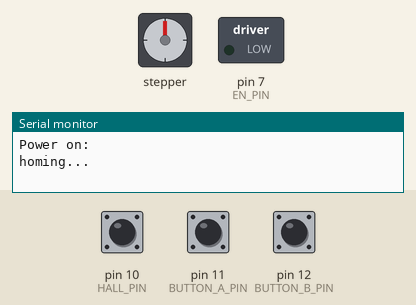
Bench run of a sketch on a simulated Arduino Uno, built with avr-gcc and run on an emulated ATmega328P. Shown: stepper motor, switched loads named in the sketch (green lamp = pin HIGH), the last lines printed to the serial monitor. The test bench sets the inputs (shaded band); at power-on: pin 10 (HALL_PIN) HIGH, pin 11 (BUTTON_A_PIN) LOW, pin 12 (BUTTON_B_PIN) LOW. Stepper angles assume 1600 steps per turn.

Above: at 0.1 s.
0.9 s: pin 10 (HALL_PIN) pulled LOW for 0.15 s
2.5 s: pin 11 (BUTTON_A_PIN) pulled HIGH for 0.15 s
At 4.1 s:
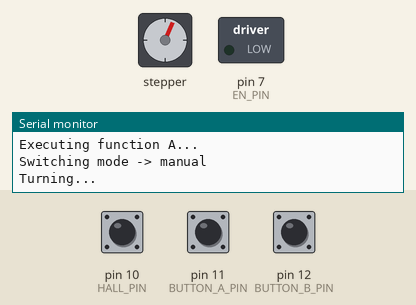
5.6 s: pin 12 (BUTTON_B_PIN) pulled HIGH for 3.2 s
At 10.0 s:
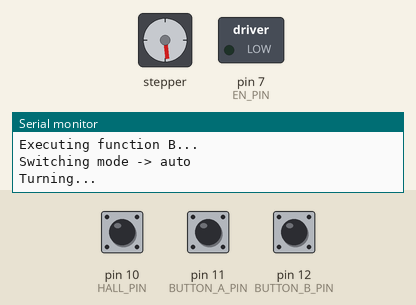
10.3 s: pin 10 (HALL_PIN) driven LOW and pin 12 (BUTTON_B_PIN) driven HIGH
13.3 s: pin 11 (BUTTON_A_PIN) pulled HIGH for 1 s
16.3 s: pin 12 (BUTTON_B_PIN) driven LOW
At 20.09 s:
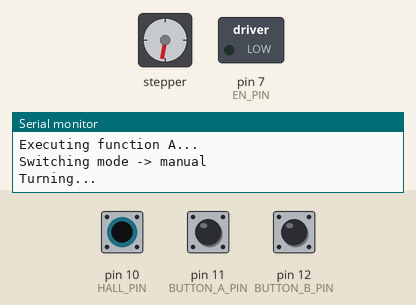
Timing chart, 0 to 20.3 s (numbered marks = the images above; inputs shaded):
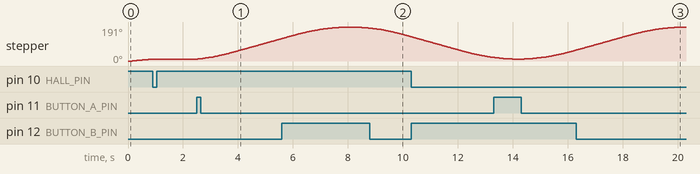

The sketch:

doll-movement.ino
```cpp
#include <AccelStepper.h>
#include <Encoder.h>
#include <Wire.h>

// Pin definitions
#define EN_PIN 7
#define DIR_PIN 8
#define STEP_PIN 9

#define HALL_PIN 10
#define BUTTON_A_PIN 11
#define BUTTON_B_PIN 12

#define STEPPER_SPEED 200 // Velocidad maxima del stepper
#define STEPPER_ACCEL 100 // Aceleración del stepper
#define STEPPER_ENABLE LOW // Tipo de enable (alto/bajo)

enum State
{
  INIT,   // 0 by default
  MANUAL, // 1
  AUTO    // 2
};

enum Code
{
  BUTTON_A,
  BUTTON_B
};

enum Dir
{
  FRONT,
  BACK
};

// Initialize stepper motor
AccelStepper stepper(AccelStepper::DRIVER, STEP_PIN, DIR_PIN);

// Motor parameters
const int stepsPerRevolution = 1600; // Adjust based on your motor's specs
int halfRotation = stepsPerRevolution / 2;

// Sensor parameters

// Logic parameters
State mode = INIT;
Dir headDir = FRONT;
int loopDelay = 0;
unsigned long previousMillis = 0;
const long interval = 20 * 1000; // 20 seconds

void setup()
{
  Serial.begin(9600);
  Serial.println("");
  Serial.println("Power on:");

  pinMode(EN_PIN, OUTPUT);
  pinMode(HALL_PIN, INPUT_PULLUP);
  pinMode(BUTTON_A_PIN, INPUT);
  pinMode(BUTTON_B_PIN, INPUT);

  // Initialize stepper motor parameters
  digitalWrite(EN_PIN, STEPPER_ACCEL);
  //stepper.setMaxSpeed(200);     // Set max speed
  //stepper.setAcceleration(100); // Set acceleration

  mode = INIT;

  homing();

  mode = AUTO;

  // stepper.moveTo(50);
}

bool checkHoming()
{
  if (digitalRead(HALL_PIN) == LOW)
  {
    // Check if button is pressed (LOW due to pull-up)
    return true;
  }
  else
  {
    return false;
  }
}

void homing()
{
  digitalWrite(EN_PIN, STEPPER_ENABLE);
  stepper.setMaxSpeed(400);     // Set max speed
  stepper.setAcceleration(200); // Set acceleration

  Serial.println("homing...");

  while (!checkHoming())
  {
    stepper.moveTo(stepper.currentPosition() + 10);
    stepper.run();
  }

  Serial.println("done!");
}

void goTo(Dir dir)
{
  Serial.println("Turning...");

  digitalWrite(EN_PIN, LOW);
  stepper.setMaxSpeed(200);     // Set max speed
  stepper.setAcceleration(100); // Set acceleration

  if (dir == BACK)
  {
    stepper.moveTo(stepper.currentPosition() + halfRotation);
    while (stepper.distanceToGo() != 0)
    {
      stepper.run();
    }

    headDir = BACK;
  }
  else if (dir == FRONT)
  {
    stepper.moveTo(stepper.currentPosition() - halfRotation);
    while (stepper.distanceToGo() != 0)
    {
      stepper.run();
    }

    headDir = FRONT;
  }

}

void buttonFunctionA()
{
  Serial.println("Executing function A...");

  digitalWrite(EN_PIN, STEPPER_ENABLE);
  stepper.setMaxSpeed(STEPPER_SPEED);     // Set max speed
  stepper.setAcceleration(STEPPER_ACCEL); // Set acceleration

  if (mode == AUTO)
  {
    Serial.println("Switching mode -> manual");
    mode = MANUAL;
  }

  if (headDir == FRONT)
  {
    goTo(BACK);
  }
  else
  {
    goTo(FRONT);
  }
}

void buttonFunctionB()
{
  Serial.println("Executing function B...");

  digitalWrite(EN_PIN, STEPPER_ENABLE);
  stepper.setMaxSpeed(STEPPER_SPEED);     // Set max speed
  stepper.setAcceleration(STEPPER_ACCEL); // Set acceleration

  if (mode == MANUAL)
  {
    Serial.println("Switching mode -> auto");
    mode = AUTO;

    if (headDir == BACK)
    {
      goTo(FRONT);
    }
  }
}

void autoFunction()
{
  Serial.println("Executing auto function...");

  Serial.println("Executing function A...");

  digitalWrite(EN_PIN, STEPPER_ENABLE);
  stepper.setMaxSpeed(STEPPER_SPEED);     // Set max speed
  stepper.setAcceleration(STEPPER_ACCEL); // Set acceleration

  if (headDir == FRONT)
  {
    goTo(BACK);
    delay(1000);
    goTo(FRONT);
  }
  else {
    goTo(FRONT);
  }
}

void loop()
{
  if (digitalRead(BUTTON_A_PIN) == HIGH)
  {
    buttonFunctionA();
  }
  if (digitalRead(BUTTON_B_PIN) == HIGH)
  {
    buttonFunctionB();
  }

  unsigned long currentMillis = millis();

  if (mode == AUTO)
  {
    if (currentMillis - previousMillis >= interval)
    {
      previousMillis = currentMillis;
      autoFunction();
    }
  }

  delay(loopDelay);
}
```

Measured:
- after the input at 0.9 s, stepper: stops changing and stays 11°
- after the input at 2.5 s, stepper: keeps turning clockwise at about 38°/s, starting at once
